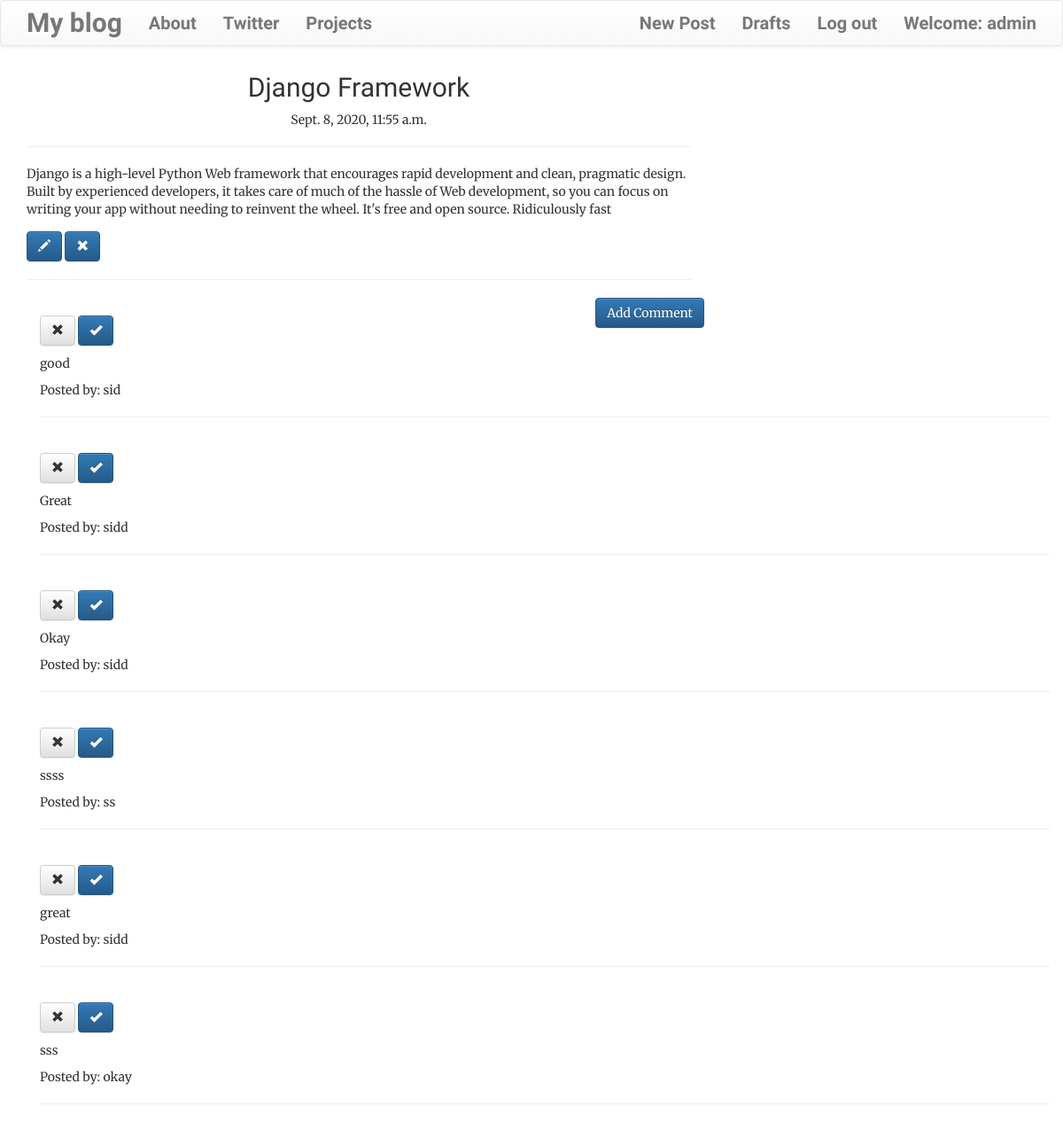
The page /post/5 (signed in) on the database its author committed.
### blog/models.py (models this page shows, shortened)
class Post(models.Model):
    author = models.ForeignKey('auth.User', on_delete=models.CASCADE)
    title = models.CharField(max_length=200)
    text = models.TextField()
    create_date = models.DateTimeField(default=timezone.now)
    published_date = models.DateTimeField(blank=True, null=True)

class Comment(models.Model):
    post = models.ForeignKey(
        'blog.Post', related_name='comments', on_delete=models.CASCADE)
    author = models.CharField(max_length=200)
    text = models.TextField()
    create_date = models.DateTimeField(default=timezone.now())
    approved_comment = models.BooleanField(default=False)

### blog/views.py (the view)
# urls.py: path('post/<int:pk>', views.PostDetailView.as_view(), name='post_detail'),
class PostDetailView(DetailView):
    model = Post

### blog/templates/blog/post_detail.html (shortened to what this page needs)
{% extends 'blog/base.html'%}
{% block content %}
    <h1 class="posttitle loader">{{post.title}}</h1>
        {% if post.published_date %}
            <div class="date postdate">
                {{ post.published_date }}
            </div> <hr>
        {% else %}
         <a class='btn btn-default' href="{% url 'post_publish' pk=post.pk %}">Publish</a>
        {% endif %}
        <p class="postcontent">{{ post.text|safe|linebreaksbr }}</p>
        {% if user.is_authenticated %}
            <a class='btn btn-primary' href="{% url 'post_edit' pk=post.pk %}">
                <span class='glyphicon glyphicon-pencil'></span>
            </a>
            <a class='btn btn-primary' href="{% url 'post_remove' pk=post.pk %}">
                <span class='glyphicon glyphicon-remove'></span>
            </a>
        {% endif %}
        <hr>
        <a class='btn btn-primary btn-comment' href="{% url 'add_comment_to_post' pk=post.pk %}">Add Comment</a>
    <div class="container">
        {% for comment in post.comments.all %}
        <br>
        {% if user.is_authenticated or comment.approved_comment %}
            {% if not comment.approved_comment %}
                <a class='btn btn-default' href="{% url 'comment_remove' pk=comment.pk %}">
                <span class='glyphicon glyphicon-remove'></span>
            </a>
            <a class='btn btn-primary' href="{% url 'comment_approve' pk=comment.pk %}">
                <span class='glyphicon glyphicon-ok'></span>
            </a>
            {% endif %}
            <p>{{ comment.text|safe|linebreaks }}</p>
            <p>Posted by: {{comment.author}}</p>
            <hr>
            {% endif %}
            {% empty %}
                <p>No Comments posted.</p>
        {% endfor %}
    </div>
{% endblock %}

### blog/templates/blog/base.html (shortened to what this page needs)
<!DOCTYPE html>
{% load static %}
<html>
    <head>
        <link rel="stylesheet" href="https://maxcdn.bootstrapcdn.com/bootstrap/3.3.7/css/bootstrap.min.css">
        <link rel="stylesheet" href="https://maxcdn.bootstrapcdn.com/bootstrap/3.3.7/css/bootstrap-theme.min.css">
        <link rel="stylesheet" href="//cdn.jsdelivr.net/npm/medium-editor@latest/dist/css/medium-editor.min.css" type="text/css" media="screen" charset="utf-8">
        <link rel="stylesheet" href="{% static 'css/blog.css' %}">
<body class='loader'>
  <nav class="navbar navbar-default techfont custom-navbar">
    <div class="container">
      <ul class="nav navbar-nav">
        <li><a class='navbar-brand bigbrand' href="{% url 'post_list' %}">My blog</a></li>
        <li><a href="{% url 'about'%}">About</a></li>
        <li><a href="https://twitter.com/siddbadal" target='_blank'>Twitter</a></li>
        <li><a href="https://sidharthbadal.netlify.app" target='_blank'>Projects</a></li>
      </ul>
      <ul class="nav navbar-nav navbar-right">
        {% if user.is_authenticated %}
        <li>
          <a href="{% url 'post_new' %}" >New Post</a>
        </li>
        <li>
          <a href="{% url 'post_draft_list' %}">Drafts</a>
        </li>
        <li>
          <a href="{% url 'logout' %}" >Log out</a>
        </li>
        <li>
          <a >Welcome: {{ user.username }}</a>
        </li>
          {% else %}
          <li><a class='nav navbar-right' href="{% url 'login' %}" ><span class="glyphicon glyphicon-user"></span></a></li>
        {% endif %}
      </ul>
  </div>
</nav>
        <div class="content container">
            <div class="row">
                <div class="col-md-8">
                  <div class="blog_posts">
                    {% block content %}
                    {% endblock %}
                  </div>
                </div>
            </div>
        </div>
</body>
</html>

### blog/static/css/blog.css (style rules this page uses)
body { background-color: #fff; font-family: 'Merriweather', serif; }
.techfont { margin-bottom: 10px; }
.postdate { text-align: center; }
.posttitle { font-family: 'Indie Flower', cursive; font-size: 3rem; text-align: center; }
.postcontent { margin-top: 15px; margin-bottom: 15px; }
.btn-comment { position: absolute; right: 0px; }
.navbar { font-weight: bolder; font-size: 2rem; font-family: 'Indie Flower', cursive; }
.navbar-brand { font-size: 3rem; }

### rows shown on the page
Post: title "Django Framework", published_date "Sept. 8, 2020, 11:55 a.m.", text "Django is a high-level Python Web framework that encourages rapid development and clean, pragmatic design. Built by experienced developers, it takes care of much of the hassle of Web development, so you can focus on writing your app without needing to reinvent the wheel. It's free and open source. Ridiculously fast"
Comment: approved_comment False (drawn), text "good", author "sid"
Comment: approved_comment False (drawn), text "Great", author "sidd"
Comment: approved_comment False (drawn), text "Okay", author "sidd"
Comment: approved_comment False (drawn), text "ssss", author "ss"
Comment: approved_comment False (drawn), text "great", author "sidd"
Comment: approved_comment False (drawn), text "sss", author "okay"

### other values the page prints
{{ user.username }} "admin"
